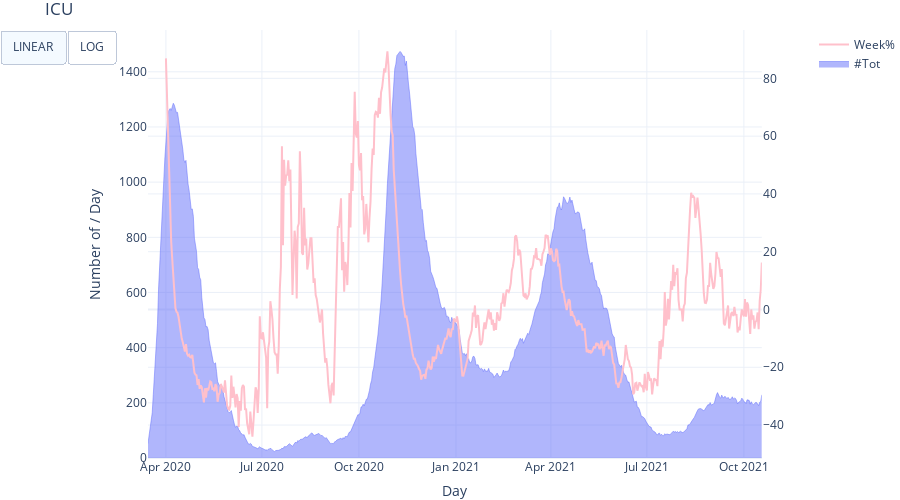

The code cell stored with this chart in its notebook:
### Markdown cell above
# Total ICU in BE

### Code cell
def bar_icu_tot():

    df = df_prov_tot.groupby(['DATE']).agg({'TOTAL_IN': 'sum', 'NEW_OUT': 'sum', 'NEW_IN': 'sum', 'TOTAL_IN_ICU': 'sum'})

    totin_bar = go.Scatter(x=df.index, y=df.TOTAL_IN_ICU, name='#Tot',stackgroup='two',line=dict(width=0.5),mode='lines', groupnorm="")

    fig_hospi = make_subplots(specs=[[{"secondary_y": True, }]], shared_yaxes='all', shared_xaxes='all')

    fig_hospi.add_trace(totin_bar, secondary_y=False)

    xvals = df.index[7:]
    yvals = 100 * (df.TOTAL_IN_ICU.values[7:] - df.TOTAL_IN_ICU.values[:-7]) / df.TOTAL_IN_ICU.values[:-7]

    fig_hospi.add_trace(go.Scatter(x=xvals[10:], y=yvals[10:], name='Week%',marker_color = 'pink'), secondary_y=True)

    fig_hospi.update_layout(template="plotly_white", height=500, margin=dict(l=0, r=0, t=30, b=0),
                            title="ICU")

    fig_hospi.update_layout(xaxis_title='Day',
                            yaxis_title='Number of / Day')

    fig_hospi.update_layout(
        hovermode='x unified',
        updatemenus=[
            dict(
                type="buttons",
                direction="left",
                buttons=list([
                    dict(
                        args=[{"yaxis.type": "linear"}],
                        label="LINEAR",
                        method="relayout"
                    ),
                    dict(
                        args=[{"yaxis.type": "log"}],
                        label="LOG",
                        method="relayout"
                    )
                ]),
            ),
        ])

    return fig_hospi

bar_icu_tot()

### Figure 1 — Plotly figure (JSON) as saved in the notebook; plotly's stock layout.template omitted (floating-point values rounded to 4 significant figures; data arrays with more than 128 entries replaced by an {"elided": "..."} marker saying what was removed)
{"data": [{"groupnorm": "", "line": {"width": 0.5}, "mode": "lines", "name": "#Tot", "stackgroup": "two", "type": "scatter", "x": {"elided": "583 str values"}, "xaxis": "x", "y": {"elided": "583 int values"}, "yaxis": "y"}, {"marker": {"color": "pink"}, "name": "Week%", "type": "scatter", "x": {"elided": "566 str values"}, "xaxis": "x", "y": {"elided": "566 float values"}, "yaxis": "y2"}], "layout": {"height": 500, "hovermode": "x unified", "margin": {"b": 0, "l": 0, "r": 0, "t": 30}, "title": {"text": "ICU"}, "updatemenus": [{"buttons": [{"args": [{"yaxis.type": "linear"}], "label": "LINEAR", "method": "relayout"}, {"args": [{"yaxis.type": "log"}], "label": "LOG", "method": "relayout"}], "direction": "left", "type": "buttons"}], "xaxis": {"anchor": "y", "domain": [0, 0.94], "title": {"text": "Day"}}, "yaxis": {"anchor": "x", "domain": [0, 1], "title": {"text": "Number of / Day"}}, "yaxis2": {"anchor": "x", "overlaying": "y", "side": "right"}}}
